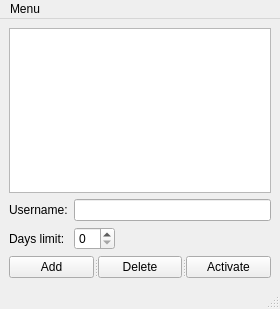
<?xml version="1.0" encoding="UTF-8"?>
<ui version="4.0">
 <class>MainWindow</class>
 <widget class="QMainWindow" name="MainWindow">
  <property name="geometry">
   <rect>
    <x>0</x>
    <y>0</y>
    <width>280</width>
    <height>309</height>
   </rect>
  </property>
  <property name="windowTitle">
   <string>WireGuard Timeout</string>
  </property>
  <property name="windowIcon">
   <iconset>
    <normaloff>timeout.ico</normaloff>timeout.ico</iconset>
  </property>
  <widget class="QWidget" name="centralwidget">
   <layout class="QGridLayout" name="gridLayout_2">
    <item row="0" column="0">
     <layout class="QGridLayout" name="gridLayout">
      <item row="0" column="0" colspan="2">
       <widget class="QListView" name="listViewUsers">
        <property name="sizePolicy">
         <sizepolicy hsizetype="Expanding" vsizetype="Preferred">
          <horstretch>0</horstretch>
          <verstretch>0</verstretch>
         </sizepolicy>
        </property>
       </widget>
      </item>
      <item row="1" column="0">
       <widget class="QLabel" name="labelUserName">
        <property name="sizePolicy">
         <sizepolicy hsizetype="Fixed" vsizetype="Preferred">
          <horstretch>0</horstretch>
          <verstretch>0</verstretch>
         </sizepolicy>
        </property>
        <property name="text">
         <string>Username:</string>
        </property>
       </widget>
      </item>
      <item row="1" column="1">
       <widget class="QLineEdit" name="lineEditAddUser">
        <property name="sizePolicy">
         <sizepolicy hsizetype="Expanding" vsizetype="Fixed">
          <horstretch>0</horstretch>
          <verstretch>0</verstretch>
         </sizepolicy>
        </property>
       </widget>
      </item>
      <item row="2" column="0">
       <widget class="QLabel" name="labelLimitDays">
        <property name="sizePolicy">
         <sizepolicy hsizetype="Fixed" vsizetype="Preferred">
          <horstretch>0</horstretch>
          <verstretch>0</verstretch>
         </sizepolicy>
        </property>
        <property name="text">
         <string>Days limit:</string>
        </property>
       </widget>
      </item>
      <item row="2" column="1">
       <widget class="QSpinBox" name="spinBoxLimitDays">
        <property name="sizePolicy">
         <sizepolicy hsizetype="Fixed" vsizetype="Fixed">
          <horstretch>0</horstretch>
          <verstretch>0</verstretch>
         </sizepolicy>
        </property>
       </widget>
      </item>
      <item row="3" column="0" colspan="2">
       <widget class="QSplitter" name="splitter">
        <property name="orientation">
         <enum>Qt::Horizontal</enum>
        </property>
        <widget class="QPushButton" name="pushButtonAddUser">
         <property name="sizePolicy">
          <sizepolicy hsizetype="Expanding" vsizetype="Fixed">
           <horstretch>0</horstretch>
           <verstretch>0</verstretch>
          </sizepolicy>
         </property>
         <property name="text">
          <string>Add</string>
         </property>
        </widget>
        <widget class="QPushButton" name="pushButtonDeleteUser">
         <property name="sizePolicy">
          <sizepolicy hsizetype="Expanding" vsizetype="Fixed">
           <horstretch>0</horstretch>
           <verstretch>0</verstretch>
          </sizepolicy>
         </property>
         <property name="text">
          <string>Delete</string>
         </property>
        </widget>
        <widget class="QPushButton" name="pushButtonActivateUser">
         <property name="sizePolicy">
          <sizepolicy hsizetype="Expanding" vsizetype="Fixed">
           <horstretch>0</horstretch>
           <verstretch>0</verstretch>
          </sizepolicy>
         </property>
         <property name="text">
          <string>Activate</string>
         </property>
        </widget>
       </widget>
      </item>
     </layout>
    </item>
   </layout>
  </widget>
  <widget class="QMenuBar" name="menubar">
   <property name="geometry">
    <rect>
     <x>0</x>
     <y>0</y>
     <width>280</width>
     <height>21</height>
    </rect>
   </property>
   <widget class="QMenu" name="menuMenu">
    <property name="title">
     <string>Menu</string>
    </property>
    <addaction name="actionSettings"/>
    <addaction name="actionExit"/>
   </widget>
   <addaction name="menuMenu"/>
  </widget>
  <widget class="QStatusBar" name="statusbar"/>
  <action name="actionExit">
   <property name="text">
    <string>Exit</string>
   </property>
  </action>
  <action name="actionSettings">
   <property name="text">
    <string>Settings</string>
   </property>
  </action>
 </widget>
 <resources/>
 <connections/>
</ui>
